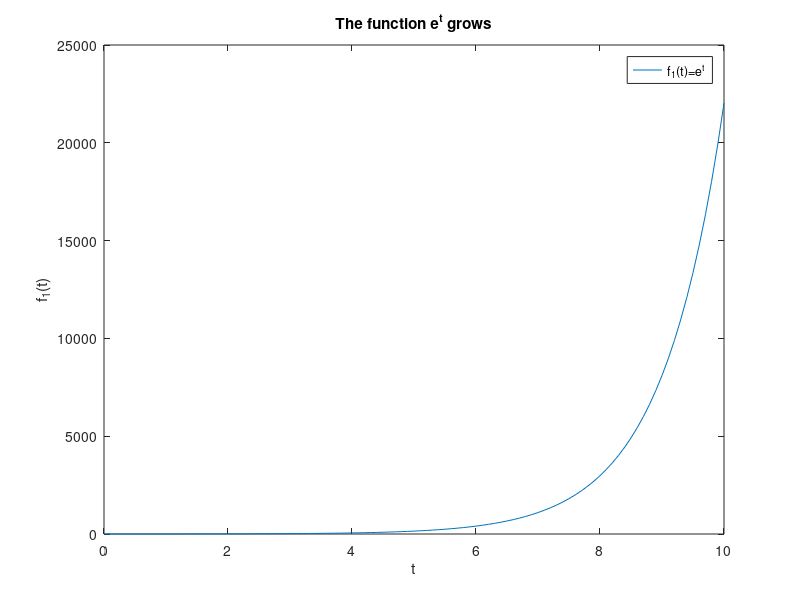
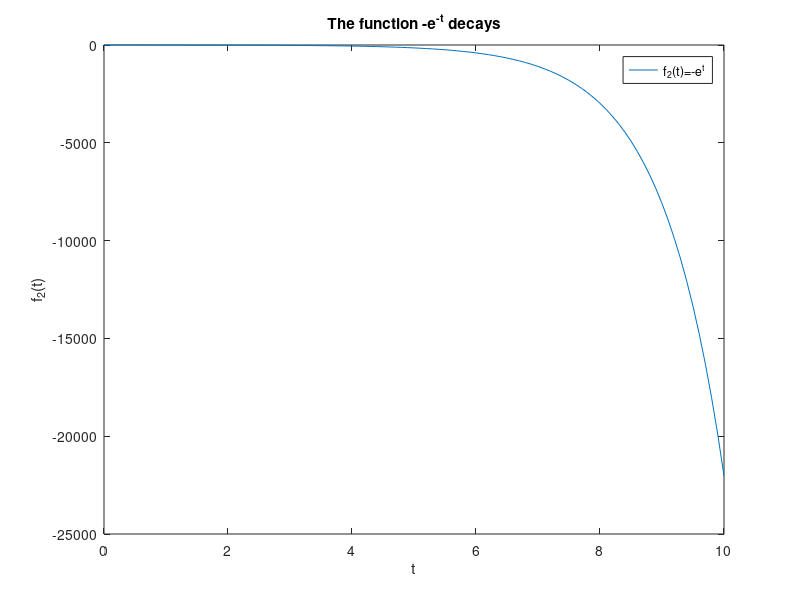
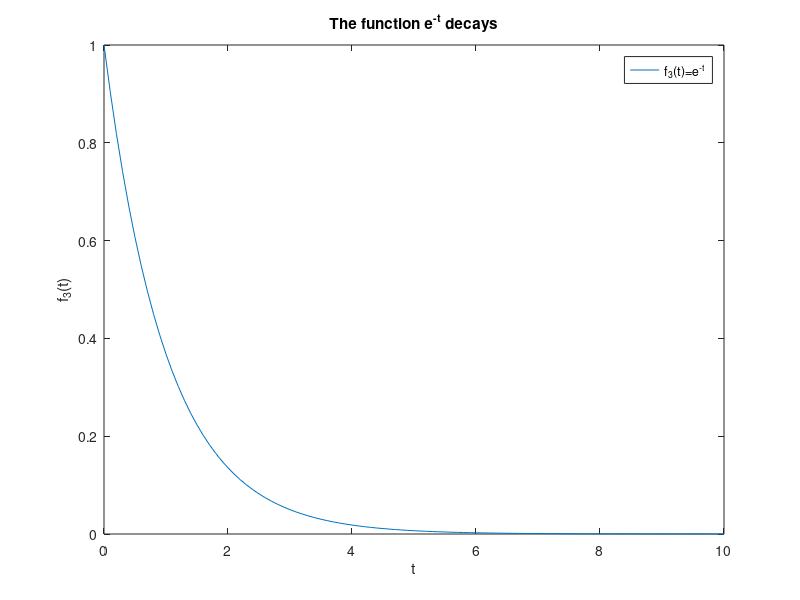
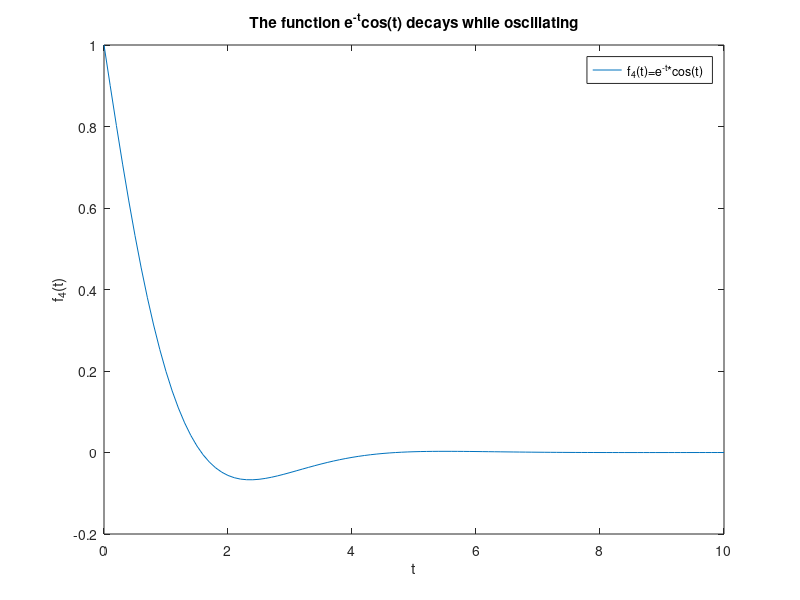

Reproduce these figures in MATLAB, in order. (Note: this script raises an error after producing the figures.)
%% Second-Order Lab: Second-Order Linear DEs in MATLAB
%
%
% In this lab, you will learn how to use |iode| to plot solutions of 
% second-order ODEs. You will also learn to classify the behaviour of 
% different types of solutions.
%
% Moreover, you will write your own Second-Order ODE system solver, and 
% compare its results to those of |iode|.
%
% Opening the m-file lab5.m in the MATLAB editor, step through each
% part using cell mode to see the results.  Compare the output with the
% PDF, which was generated from this m-file.
%
% There are seven (7) exercises in this lab that are to be handed in on the
% due date of the lab. Write your solutions in the template, including
% appropriate descriptions in each step. Save the m-files and submit them 
% on Quercus.
%
% MAT292, Fall 2019, Stinchcombe & Parsch, modified from
% MAT292, Fall 2018, Stinchcombe & Khovanskii, modified from
% MAT292, Fall 2017, Stinchcombe & Sinnamon, modified from
% MAT292, Fall 2015, Sousa, based on
% Spring 2010, Jerrard


%% Student Information
%
%  Student Name: Armaan Lalani
%
%  Student Number: 1005023225
%

%% Iode for Second-Order Linear DEs with constant coefficients
% 
% In the |iode| menu, select the |Second order linear ODEs| module.
% It opens with a default DE and a default forcing function |f(t) =
% cos(2t)|. The forcing function can be plotted along with the solution by
% choosing |Show forcing function| from the |Options| menu.
%
% Use this module to easily plot solutions to these kind of equations.
%
% There are three methods to input the initial conditions:
%
% Method 1. Enter the values for |t0|, |x(t0)|, and |x'(t0)| into the
% |Initial conditions| boxes, and then click |Plot solution|.
%
% Method 2. Enter the desired slope |x'(t0)| into the appropriate into the
% |Initial conditions| box, and then click on the graph at the point
% |(t0,x(t0))| where you want the solution to start.
%
% Method 3. Press down the left mouse button at the desired point
% |(t0,x(t0))| and drag the mouse a short distance at the desired slope
% |x'(t0)|. When you release the mouse button, |iode| will plot the
% solution.

%% Growth and Decay Concepts
%
% We want to classify different kinds of behaviour of the solutions. We say
% that a solution:
%
% |grows| if its magnitude tends to |infinity| for large values of |t|, that
% is, if either the solution tends to $+\infty$ or $-\infty$,
%
% |decays| if its magnitude converges to |0| for large values of |t|,
%
% |decays while oscillating| if it keeps changing sign for large values of
% |t| and the amplitude of the oscillation tends to zero,
%
% |grows while oscillating| if it keeps changing sign for large values of
% |t| and the amplitude of the oscillation tends to infinity.

%% Example
%
t = 0:0.1:10;

% Example 1
figure();
y1 = exp(t);
plot(t,y1)

% Annotate the figure
xlabel('t');
ylabel('f_1(t)');
title('The function e^t grows');
legend('f_1(t)=e^t');



% Example 2
figure();
y2 = -exp(t);
plot(t,y2)

% Annotate the figure
xlabel('t');
ylabel('f_2(t)');
title('The function -e^{-t} decays');
legend('f_2(t)=-e^{t}');



% Example 3
figure();
y3 = exp(-t);
plot(t,y3)

% Annotate the figure
xlabel('t');
ylabel('f_3(t)');
title('The function e^{-t} decays');
legend('f_3(t)=e^{-t}');



% Example 4
figure();
y4 = exp(-t).*cos(t);
plot(t,y4)

% Annotate the figure
xlabel('t');
ylabel('f_4(t)');
title('The function e^{-t}cos(t) decays while oscillating');
legend('f_4(t)=e^{-t}*cos(t)');



% Example 5
figure();
y5 = exp(t).*sin(2*t);
plot(t,y5)

% Annotate the figure
xlabel('t');
ylabel('f_5(t)');
title('The function e^{t}sin(2t) grows while oscillating');
legend('f_5(t)=e^{t}sin(2t)');



% Example 6
figure();
y6 = sin(3*t);
plot(t,y6)

% Annotate the figure
xlabel('t');
ylabel('f_6(t)');
title('The function sin(3t) neither decays nor grows, it just oscillates');
legend('f_6(t)=sin(3t)');



% |Remark.| A function which |grows while oscillating| doesn't |grow|,
% because it keeps changing sign, so it neither tends to $+\infty$ nor to
% $-\infty$.

%% Exercise 1
%
% Objective: Use |iode| to solve second-order linear DEs. And classify
% them.
%
% Details: Consider the ODE:
%
%  4y'' + 4 y' + 17 y = 0
%
% (a) Use |iode| to plot six (6) numerical solutions of this equation with
% "random" initial data (use Method 3 above) and press-and-drag at various
% initial points, with some of the slopes being positive and some negative)
%
% Use only initial points in the part of the window where |0<t<1| and
% |-1<x<1| and take all initial slopes between |-3| and |+3|.
%
% Change the window to |[0,10]x[-3,3]|.
% Save a cropped screenshot with the filename ex1_<UTORid>.png
% Changing "UTORid" below will result in the image being included when you "Publish".
% 
% <<ex1_lalania9.png>>
%
% (b) Based on the results of (a), state what percentage of solutions 
% decay, grow, grow while oscillating, or decay while oscillating.
%
% All of the solutions decay while oscillating as shown in the figure, except for the case when both constants are 0.
%
% (c) Solve the DE and write the exact solution. Explain why this justifies
% your answer in (b).
%
% The solution to the DE is x(t)=c1*cos(2t)*exp(-t/2)+c2*sin(2t)*exp(-t/2).
% This solution is justified because in both of the terms, there is an
% exponential function with a negative exponent multiplied by a sinusoidal
% function. The exponential function with a negative exponent will decay as
% the value of t increases, and by multiplying it by a sinusoid, the
% oscillating behaviour is acheived.

%% Exercise 2
%
% Consider the ODE:
%
%  y'' + sqrt(3) y' - y/4 = 0
%
% Repeat (a), (b), (c) from Exercise 1 with this DE.
% 
% <<ex2_lalania9.png>>
%
% (b)
%
% All of the solutions grow as shown in the figure, except for the case
% when both constants are 0
%
% (c) 
%
% The solution to the DE is x(t)=c1*exp(-t*(sqrt(3)/2 + 1))+c2*exp(-t*(sqrt(3)/2 - 1).
% The first term in the solution will always have a negative exponent which
% means it will decay for very large t. The second term on the other hand
% will have a positive exponent for large t, which means it will grow as t
% goes to infinity. By adding the two terms together, the overall solution
% x(t) will tend to |infinity| and therefore grow as expected.

%% Exercise 3
%
% Consider the ODE:
%
%  y'' + sqrt(3) y' + y/4 = 0
%
% Repeat (a), (b), (c) from Exercise 1 with this DE.
% 
% <<ex3_lalania9.png>>
%
% (b)
%
% All of the solutions decay as shown in the figure, except for the case
% when both constants are 0.
%
% (c) 
%
% The solution to the DE is x(t)=c1*exp(-t*(sqrt(3)/2 + sqrt(2)/2))+c2*exp(t*(sqrt(2)/2 - sqrt(3)/2).
% The first term in the solution will be an exponential with a very large
% negative exponent as t goes to infinity. An exponential with a very large
% negative exponent will tend to 0. The second term in the solution will
% also be an exponential with a very large negative power as t goes to
% infinity. Both terms tend to 0 for very large t, which means when they
% are added together, the x(t) will approach 0.


%% Example
%
% Consider the ODE:
%
%  y'' + 2y' + 10y = 0
% 
% The solution is
%
%  y(t) = e^(-t) ( c1 cos(3t) + c2 sin(3t) )
%
% From this, it is easy to see that all solutions decay while oscillating.
%
% Similarly, for the equation 
%
%  y'' - 2y' + 10y = 0
% 
% The solution is
%
%  y(t) = e^t ( c3 cos(3t) + c4 sin(3t) )
%
% which grows while oscillating.

%% Exercise 4
%
% Consider the fourth-order ODE:
%
%  y'''' + 2 y''' + 6 y'' + 2 y' + 5 y = 0
%
% (a) Find the general solution for this problem. You can use MATLAB to 
% find the roots of the characteristic equation numerically with |roots| or
% symbolically with |solve|.
%
% y(t)=c1*exp(-t)sin(2t)+c2*exp(-t)cos(2t)+c3*sin(t)+c4*cos(t)
%
% (b) Predict what percentage of solutions with random initial data will 
% grow, decay, grow while oscillating, and decay while oscillating. Explain.
%
% In most cases, the solution is expected to simply oscillate without
% growing or decaying because the last two terms in the solutions are basic
% sinusoids which will continue to oscillate no matter how large the value
% of t gets. The only time the solutions will oscillate and decay is when
% the initial conditions c3 and c4 are both equal to 0, which will not be
% very often. As a result, about 99.999% of the time the solution will
% simply oscillate and the other 0.001% of the time, the solution will
% oscillate and decay.

%% Exercise 5
%
% Objective: Classify equations given the roots of the characteristic
% equation.
%
% Details: Your answer can consist of just a short sentence, as |grows| or 
% |decays while oscillating|.
%
% Consider a second-order linear constant coefficient homogeneous DE with
% |r1| and |r2| as roots of the characteristic equation.
%
% Summarize your conclusions about the behaviour of solutions for randomly
% chosen initial data when.
%
% (a) |0 < r1 < r2|
%
% The solution will grow
%
% (b) |r1 < 0 < r2|
%
% The solution will grow (both exponentials have to be in the particular
% solution)
%
% (c) |r1 < r2 < 0|
%
% The solution will decay
% 
% (d) |r1 = alpha + beta i| and  |r2 = alpha - beta i| and |alpha < 0|
% 
% The solution will decay and oscillate
%
% (e) |r1 = alpha + beta i| and  |r2 = alpha - beta i| and |alpha = 0|
% 
% The solution will oscillate without growing or decaying
%
% (f) |r1 = alpha + beta i| and  |r2 = alpha - beta i| and |alpha > 0|
%
% The solution will grow and oscillate
%% Numerical Methods for Second-Order ODEs
%
% One way to create a numerical method for second-order ODEs is to
% approximate derivatives with finite differences in the same way of the
% Euler method.
%
% This means that we approximate the first derivative by:
%
%  y'(t[n]) ~ ( y[n] - y[n-1] ) / h
%
% and
%   
%  y''(t[n])  ~ ( y'(t[n+1]) - y'(t[n]) ) / h ~ ( y[n+1] - 2 y[n] + y[n-1]
%  ) / ( h^2 )
%
% By writing these approximations into the ODE, we obtain a method to get
% |y[n+1]| from the previous two steps |y[n]| and |y[n-1]|.
%
% The method for approximating solutions is:
%
% 1. Start with |y[0]=y0|
%
% 2. Then we need to get |y[1]|, but we can't use the method, because we
% don't have two iterations |y[0]| and |y[-1]|(!!). So we use Euler to get
%
%  y[1] = y0 + y1 h
%
% y1 is the slope given by the initial condition
%
% 3. Use the method described above to get |y[n]| for |n=2,3,...|.

%% Exercise 6
%
% Objective: Write your own second-order ODE solver.
%
% Details: Consider the second-order ODE
%
%  y'' + p(t) y' + q(t) y = g(t)
% 
% Write a second-order ODE solver using the method described above.
% 
% This m-file should be a function which accepts as variables 
% (t0,tN,y0,y1,h), where t0 and tN are the start and end points of the 
% interval on which to solve the ODE, y0, y1 are the initial conditions of
% the ODE, and h is the stepsize.  You may also want to pass the functions 
% into the ODE the way |ode45| does (check MATLAB lab 2). Name the function
% DE2_<UTORid>.m.
%
% Note: you will need to use a loop to do this exercise.  

%% Exercise 7
%
% Objective: Compare your method with |iode|
%
% Details: Use |iode| to plot the solution of the ODE 
% |y'' + exp(-t/5) y' + (1-exp(-t/5)) y = sin(2*t)|
% with the initial conditions 
% |y(0)  = 1, y'(0) = 0|
%
% Use the window to |[0,20]x[-2,2]|
% Without removing the figure window, plot your solution (in a different colour), 
% which will be plotted in the same graph. 
%
% Comment on any major differences, or the lack thereof.
%
% For the most part, the Euler method seems to be relatively accurate in
% comparison to the actual solution. The only major difference is that the
% Euler's method stops just before local maximums and minimums, but the
% rest of the fuction is accurately represented.
%
% <<ex7_lalania9.png>>
%

h = 0.1;

t0 = 0;
tN = 20;

y0 = 1;
y1 = 0;

p = @(t) exp(-t/5);
g = @(t) sin(2*t);
q = @(t) 1-exp(-t/5);

[t,y] = DE2_lalania9(p,q,g,t0,tN,y0,y1,h);
plot(t,y,'x')

legend('Iode Solver','ODESolver')

